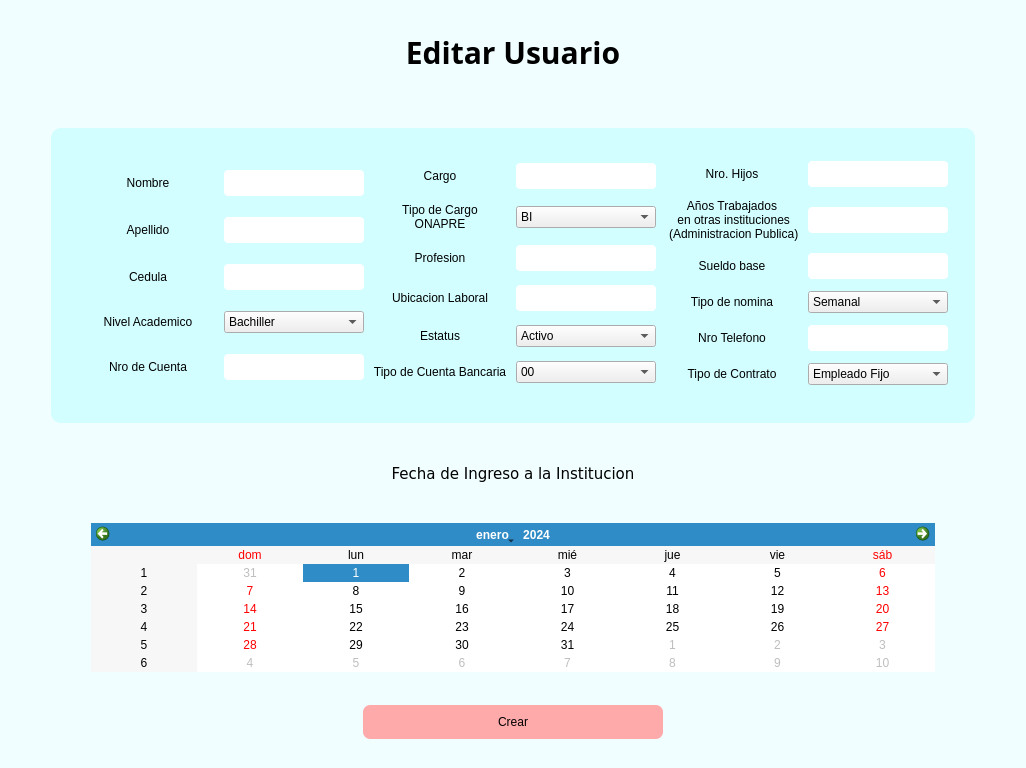
<?xml version="1.0" encoding="UTF-8"?>
<ui version="4.0">
 <class>Form</class>
 <widget class="QWidget" name="Form">
  <property name="geometry">
   <rect>
    <x>0</x>
    <y>0</y>
    <width>1026</width>
    <height>768</height>
   </rect>
  </property>
  <property name="windowTitle">
   <string>Form</string>
  </property>
  <property name="styleSheet">
   <string notr="true">#frame_con{
margin:40px;
margin-bottom:10px;
background-color:rgb(211, 254, 255)	;			
border-radius:10px;
}

QPushButton{
background-color:white;
border:none;
}

QFrame{
border:none;
}

#Form{
background-color:#F1FEFF;
}

#title{
font-size:30px;
}

#create_employee_btn{
max-width:300px;
background-color:#faa;
padding:10px 0;
border-radius:7px;
}

#create_employee_btn:hover{
max-width:300px;
background-color:#f77;
padding:10px 0;
border-radius:7px;
border:none;
}

#create_employee_btn:pressed{
max-width:300px;
background-color:#f77;
padding:10px 0;
border-radius:7px;
border:none;
}

QLineEdit{
background-color:#fff;
border-radius:4px;
padding:5px 2px;
}</string>
  </property>
  <layout class="QHBoxLayout" name="horizontalLayout_14">
   <item>
    <layout class="QVBoxLayout" name="verticalLayout_5" stretch="1,5,1,1,1">
     <item>
      <widget class="QFrame" name="frame_2">
       <property name="frameShape">
        <enum>QFrame::StyledPanel</enum>
       </property>
       <property name="frameShadow">
        <enum>QFrame::Raised</enum>
       </property>
       <layout class="QHBoxLayout" name="horizontalLayout_28">
        <property name="topMargin">
         <number>20</number>
        </property>
        <item>
         <widget class="QLabel" name="title">
          <property name="font">
           <font>
            <family>Trebuchet MS</family>
            <pointsize>-1</pointsize>
            <weight>75</weight>
            <bold>true</bold>
           </font>
          </property>
          <property name="cursor">
           <cursorShape>ArrowCursor</cursorShape>
          </property>
          <property name="styleSheet">
           <string notr="true"/>
          </property>
          <property name="text">
           <string>Editar Usuario</string>
          </property>
          <property name="alignment">
           <set>Qt::AlignCenter</set>
          </property>
         </widget>
        </item>
       </layout>
      </widget>
     </item>
     <item>
      <layout class="QVBoxLayout" name="verticalLayout_4" stretch="6">
       <property name="bottomMargin">
        <number>0</number>
       </property>
       <item>
        <widget class="QFrame" name="frame_con">
         <property name="styleSheet">
          <string notr="true"/>
         </property>
         <layout class="QHBoxLayout" name="horizontalLayout_12">
          <item>
           <widget class="QFrame" name="frame_3">
            <property name="frameShape">
             <enum>QFrame::StyledPanel</enum>
            </property>
            <property name="frameShadow">
             <enum>QFrame::Raised</enum>
            </property>
            <layout class="QHBoxLayout" name="horizontalLayout_17">
             <item>
              <widget class="QFrame" name="frame_con_2">
               <property name="styleSheet">
                <string notr="true"/>
               </property>
               <layout class="QHBoxLayout" name="horizontalLayout_23">
                <item>
                 <layout class="QHBoxLayout" name="horizontalLayout">
                  <item>
                   <layout class="QVBoxLayout" name="verticalLayout_3">
                    <item>
                     <layout class="QHBoxLayout" name="horizontalLayout_39" stretch="5,5">
                      <item>
                       <widget class="QLabel" name="label_31">
                        <property name="text">
                         <string>Nombre</string>
                        </property>
                        <property name="alignment">
                         <set>Qt::AlignCenter</set>
                        </property>
                       </widget>
                      </item>
                      <item>
                       <widget class="QLineEdit" name="create_user_nombre_btn"/>
                      </item>
                     </layout>
                    </item>
                    <item>
                     <layout class="QHBoxLayout" name="horizontalLayout_40" stretch="5,5">
                      <item>
                       <widget class="QLabel" name="label_32">
                        <property name="text">
                         <string>Apellido</string>
                        </property>
                        <property name="alignment">
                         <set>Qt::AlignCenter</set>
                        </property>
                       </widget>
                      </item>
                      <item>
                       <widget class="QLineEdit" name="create_user_apellido_btn"/>
                      </item>
                     </layout>
                    </item>
                    <item>
                     <layout class="QHBoxLayout" name="horizontalLayout_41" stretch="5,5">
                      <property name="spacing">
                       <number>6</number>
                      </property>
                      <property name="sizeConstraint">
                       <enum>QLayout::SetDefaultConstraint</enum>
                      </property>
                      <item>
                       <widget class="QLabel" name="label_33">
                        <property name="text">
                         <string>Cedula</string>
                        </property>
                        <property name="alignment">
                         <set>Qt::AlignCenter</set>
                        </property>
                       </widget>
                      </item>
                      <item>
                       <widget class="QLineEdit" name="create_user_cedula_btn"/>
                      </item>
                     </layout>
                    </item>
                    <item>
                     <layout class="QHBoxLayout" name="horizontalLayout_42" stretch="5,5">
                      <item>
                       <widget class="QLabel" name="label_34">
                        <property name="text">
                         <string>Nivel Academico</string>
                        </property>
                        <property name="alignment">
                         <set>Qt::AlignCenter</set>
                        </property>
                       </widget>
                      </item>
                      <item>
                       <widget class="QComboBox" name="create_user_academic_level_btn">
                        <property name="sizeAdjustPolicy">
                         <enum>QComboBox::AdjustToMinimumContentsLength</enum>
                        </property>
                        <item>
                         <property name="text">
                          <string>Bachiller</string>
                         </property>
                        </item>
                        <item>
                         <property name="text">
                          <string>TSU</string>
                         </property>
                        </item>
                        <item>
                         <property name="text">
                          <string>Profesional</string>
                         </property>
                        </item>
                        <item>
                         <property name="text">
                          <string>Especialista</string>
                         </property>
                        </item>
                        <item>
                         <property name="text">
                          <string>Doctor</string>
                         </property>
                        </item>
                       </widget>
                      </item>
                     </layout>
                    </item>
                    <item>
                     <layout class="QHBoxLayout" name="horizontalLayout_18" stretch="5,5">
                      <item>
                       <widget class="QLabel" name="label_14">
                        <property name="text">
                         <string>Nro de Cuenta</string>
                        </property>
                        <property name="alignment">
                         <set>Qt::AlignCenter</set>
                        </property>
                       </widget>
                      </item>
                      <item>
                       <widget class="QLineEdit" name="nro_cuenta"/>
                      </item>
                     </layout>
                    </item>
                   </layout>
                  </item>
                  <item>
                   <layout class="QVBoxLayout" name="verticalLayout_2">
                    <item>
                     <layout class="QHBoxLayout" name="horizontalLayout_43" stretch="5,5">
                      <item>
                       <widget class="QLabel" name="label_35">
                        <property name="text">
                         <string>Cargo</string>
                        </property>
                        <property name="alignment">
                         <set>Qt::AlignCenter</set>
                        </property>
                       </widget>
                      </item>
                      <item>
                       <widget class="QLineEdit" name="create_user_job_btn"/>
                      </item>
                     </layout>
                    </item>
                    <item>
                     <layout class="QHBoxLayout" name="horizontalLayout_44" stretch="5,5">
                      <item>
                       <widget class="QLabel" name="label_36">
                        <property name="text">
                         <string>Tipo de Cargo
ONAPRE</string>
                        </property>
                        <property name="alignment">
                         <set>Qt::AlignCenter</set>
                        </property>
                       </widget>
                      </item>
                      <item>
                       <widget class="QComboBox" name="create_user_onapre_btn">
                        <property name="sizeAdjustPolicy">
                         <enum>QComboBox::AdjustToMinimumContentsLength</enum>
                        </property>
                        <item>
                         <property name="text">
                          <string>BI</string>
                         </property>
                        </item>
                        <item>
                         <property name="text">
                          <string>BII</string>
                         </property>
                        </item>
                        <item>
                         <property name="text">
                          <string>BIII</string>
                         </property>
                        </item>
                        <item>
                         <property name="text">
                          <string>TI</string>
                         </property>
                        </item>
                        <item>
                         <property name="text">
                          <string>TII</string>
                         </property>
                        </item>
                        <item>
                         <property name="text">
                          <string>PI</string>
                         </property>
                        </item>
                        <item>
                         <property name="text">
                          <string>PII</string>
                         </property>
                        </item>
                        <item>
                         <property name="text">
                          <string>PIII</string>
                         </property>
                        </item>
                       </widget>
                      </item>
                     </layout>
                    </item>
                    <item>
                     <layout class="QHBoxLayout" name="horizontalLayout_45" stretch="5,5">
                      <item>
                       <widget class="QLabel" name="label_37">
                        <property name="text">
                         <string>Profesion</string>
                        </property>
                        <property name="alignment">
                         <set>Qt::AlignCenter</set>
                        </property>
                       </widget>
                      </item>
                      <item>
                       <widget class="QLineEdit" name="create_user_proffesion_btn"/>
                      </item>
                     </layout>
                    </item>
                    <item>
                     <layout class="QHBoxLayout" name="horizontalLayout_46" stretch="5,5">
                      <property name="sizeConstraint">
                       <enum>QLayout::SetNoConstraint</enum>
                      </property>
                      <item>
                       <widget class="QLabel" name="label_38">
                        <property name="text">
                         <string>Ubicacion Laboral</string>
                        </property>
                        <property name="alignment">
                         <set>Qt::AlignCenter</set>
                        </property>
                       </widget>
                      </item>
                      <item>
                       <widget class="QLineEdit" name="create_user_location_btn_3"/>
                      </item>
                     </layout>
                    </item>
                    <item>
                     <layout class="QHBoxLayout" name="horizontalLayout_47" stretch="5,5">
                      <property name="sizeConstraint">
                       <enum>QLayout::SetNoConstraint</enum>
                      </property>
                      <item>
                       <widget class="QLabel" name="label_39">
                        <property name="text">
                         <string>Estatus</string>
                        </property>
                        <property name="alignment">
                         <set>Qt::AlignCenter</set>
                        </property>
                       </widget>
                      </item>
                      <item>
                       <widget class="QComboBox" name="create_user_location_btn_2">
                        <property name="currentText">
                         <string notr="true">Activo</string>
                        </property>
                        <property name="sizeAdjustPolicy">
                         <enum>QComboBox::AdjustToMinimumContentsLength</enum>
                        </property>
                        <item>
                         <property name="text">
                          <string>Activo</string>
                         </property>
                        </item>
                        <item>
                         <property name="text">
                          <string>Inactivo</string>
                         </property>
                        </item>
                       </widget>
                      </item>
                     </layout>
                    </item>
                    <item>
                     <layout class="QHBoxLayout" name="horizontalLayout_21" stretch="5,5">
                      <item>
                       <widget class="QLabel" name="label_15">
                        <property name="text">
                         <string>Tipo de Cuenta Bancaria</string>
                        </property>
                        <property name="alignment">
                         <set>Qt::AlignCenter</set>
                        </property>
                       </widget>
                      </item>
                      <item>
                       <widget class="QComboBox" name="tipo_cuenta">
                        <property name="sizeAdjustPolicy">
                         <enum>QComboBox::AdjustToMinimumContentsLength</enum>
                        </property>
                        <item>
                         <property name="text">
                          <string>00</string>
                         </property>
                        </item>
                        <item>
                         <property name="text">
                          <string>01</string>
                         </property>
                        </item>
                       </widget>
                      </item>
                     </layout>
                    </item>
                   </layout>
                  </item>
                  <item>
                   <layout class="QVBoxLayout" name="verticalLayout">
                    <item>
                     <layout class="QHBoxLayout" name="horizontalLayout_48" stretch="5,5">
                      <property name="sizeConstraint">
                       <enum>QLayout::SetDefaultConstraint</enum>
                      </property>
                      <item>
                       <widget class="QLabel" name="label_40">
                        <property name="text">
                         <string>Nro. Hijos</string>
                        </property>
                        <property name="alignment">
                         <set>Qt::AlignCenter</set>
                        </property>
                       </widget>
                      </item>
                      <item>
                       <widget class="QLineEdit" name="create_user_children_btn"/>
                      </item>
                     </layout>
                    </item>
                    <item>
                     <layout class="QHBoxLayout" name="horizontalLayout_49" stretch="5,5">
                      <item>
                       <widget class="QLabel" name="label_41">
                        <property name="text">
                         <string>Años Trabajados
 en otras instituciones
 (Administracion Publica)</string>
                        </property>
                        <property name="alignment">
                         <set>Qt::AlignCenter</set>
                        </property>
                       </widget>
                      </item>
                      <item>
                       <widget class="QLineEdit" name="create_user_worked_years_btn"/>
                      </item>
                     </layout>
                    </item>
                    <item>
                     <layout class="QHBoxLayout" name="horizontalLayout_50" stretch="5,5">
                      <item>
                       <widget class="QLabel" name="label_42">
                        <property name="text">
                         <string>Sueldo base</string>
                        </property>
                        <property name="alignment">
                         <set>Qt::AlignCenter</set>
                        </property>
                       </widget>
                      </item>
                      <item>
                       <widget class="QLineEdit" name="create_user_salary_btn"/>
                      </item>
                     </layout>
                    </item>
                    <item>
                     <layout class="QHBoxLayout" name="horizontalLayout_51" stretch="5,5">
                      <item>
                       <widget class="QLabel" name="label_43">
                        <property name="text">
                         <string>Tipo de nomina</string>
                        </property>
                        <property name="alignment">
                         <set>Qt::AlignCenter</set>
                        </property>
                       </widget>
                      </item>
                      <item>
                       <widget class="QComboBox" name="create_user_nomina_type_btn">
                        <property name="sizeAdjustPolicy">
                         <enum>QComboBox::AdjustToMinimumContentsLength</enum>
                        </property>
                        <item>
                         <property name="text">
                          <string>Semanal</string>
                         </property>
                        </item>
                        <item>
                         <property name="text">
                          <string>Quincenal</string>
                         </property>
                        </item>
                        <item>
                         <property name="text">
                          <string>Mensual</string>
                         </property>
                        </item>
                       </widget>
                      </item>
                     </layout>
                    </item>
                    <item>
                     <layout class="QHBoxLayout" name="horizontalLayout_22" stretch="5,5">
                      <item>
                       <widget class="QLabel" name="label_16">
                        <property name="text">
                         <string>Nro Telefono</string>
                        </property>
                        <property name="alignment">
                         <set>Qt::AlignCenter</set>
                        </property>
                       </widget>
                      </item>
                      <item>
                       <widget class="QLineEdit" name="nro_tlfn"/>
                      </item>
                     </layout>
                    </item>
                    <item>
                     <layout class="QHBoxLayout" name="horizontalLayout_24" stretch="5,5">
                      <item>
                       <widget class="QLabel" name="label_17">
                        <property name="text">
                         <string>Tipo de Contrato</string>
                        </property>
                        <property name="alignment">
                         <set>Qt::AlignCenter</set>
                        </property>
                       </widget>
                      </item>
                      <item>
                       <widget class="QComboBox" name="contrato">
                        <property name="sizeAdjustPolicy">
                         <enum>QComboBox::AdjustToMinimumContentsLength</enum>
                        </property>
                        <item>
                         <property name="text">
                          <string>Empleado Fijo</string>
                         </property>
                        </item>
                        <item>
                         <property name="text">
                          <string>Empleado por Contrato</string>
                         </property>
                        </item>
                        <item>
                         <property name="text">
                          <string>Obrero Fijo</string>
                         </property>
                        </item>
                        <item>
                         <property name="text">
                          <string>Obrero por Contrato</string>
                         </property>
                        </item>
                        <item>
                         <property name="text">
                          <string>Alto Nivel</string>
                         </property>
                        </item>
                        <item>
                         <property name="text">
                          <string>Jubilacion</string>
                         </property>
                        </item>
                        <item>
                         <property name="text">
                          <string>Pension</string>
                         </property>
                        </item>
                       </widget>
                      </item>
                     </layout>
                    </item>
                   </layout>
                  </item>
                 </layout>
                </item>
               </layout>
              </widget>
             </item>
            </layout>
           </widget>
          </item>
         </layout>
        </widget>
       </item>
      </layout>
     </item>
     <item>
      <widget class="QFrame" name="frame_6">
       <property name="frameShape">
        <enum>QFrame::StyledPanel</enum>
       </property>
       <property name="frameShadow">
        <enum>QFrame::Raised</enum>
       </property>
       <layout class="QHBoxLayout" name="horizontalLayout_19">
        <item>
         <widget class="QLabel" name="label">
          <property name="font">
           <font>
            <family>Verdana</family>
            <pointsize>11</pointsize>
            <weight>50</weight>
            <italic>false</italic>
            <bold>false</bold>
           </font>
          </property>
          <property name="text">
           <string>Fecha de Ingreso a la Institucion</string>
          </property>
          <property name="alignment">
           <set>Qt::AlignCenter</set>
          </property>
         </widget>
        </item>
       </layout>
      </widget>
     </item>
     <item>
      <widget class="QFrame" name="frame">
       <property name="frameShape">
        <enum>QFrame::StyledPanel</enum>
       </property>
       <property name="frameShadow">
        <enum>QFrame::Raised</enum>
       </property>
       <layout class="QHBoxLayout" name="horizontalLayout_16">
        <property name="leftMargin">
         <number>80</number>
        </property>
        <property name="rightMargin">
         <number>80</number>
        </property>
        <item>
         <widget class="QCalendarWidget" name="calendarWidget">
          <property name="locale">
           <locale language="Spanish" country="UnitedStates"/>
          </property>
          <property name="selectedDate">
           <date>
            <year>2024</year>
            <month>1</month>
            <day>1</day>
           </date>
          </property>
          <property name="minimumDate">
           <date>
            <year>1900</year>
            <month>1</month>
            <day>2</day>
           </date>
          </property>
          <property name="firstDayOfWeek">
           <enum>Qt::Sunday</enum>
          </property>
          <property name="gridVisible">
           <bool>false</bool>
          </property>
          <property name="dateEditEnabled">
           <bool>true</bool>
          </property>
         </widget>
        </item>
       </layout>
      </widget>
     </item>
     <item>
      <widget class="QFrame" name="frame_4">
       <property name="frameShape">
        <enum>QFrame::StyledPanel</enum>
       </property>
       <property name="frameShadow">
        <enum>QFrame::Raised</enum>
       </property>
       <layout class="QHBoxLayout" name="horizontalLayout_20">
        <item>
         <widget class="QFrame" name="frame_5">
          <property name="frameShape">
           <enum>QFrame::StyledPanel</enum>
          </property>
          <property name="frameShadow">
           <enum>QFrame::Raised</enum>
          </property>
          <layout class="QHBoxLayout" name="horizontalLayout_13">
           <item>
            <widget class="QPushButton" name="create_employee_btn">
             <property name="styleSheet">
              <string notr="true">max-height:50px;</string>
             </property>
             <property name="text">
              <string>Crear</string>
             </property>
            </widget>
           </item>
          </layout>
         </widget>
        </item>
       </layout>
      </widget>
     </item>
    </layout>
   </item>
  </layout>
 </widget>
 <resources/>
 <connections/>
</ui>
